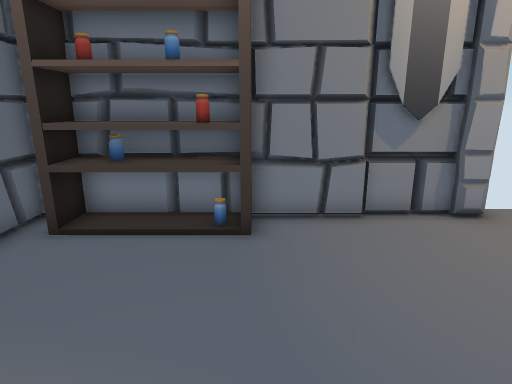
view 1 (above)

16 first-person views from a walk through a 3-D level made in the Unity game engine. The camera is 1.4 m above the floor, tilts 14° down and sees 75° across. Doors are open. The floor is counted in squares, 0.5 m on a side. Each view is taken from the middle of a square. On the plan, view 1 faces up. The plan holds only what a view shows up to about 20 squares ahead; the rest is blank. The place goes on beyond the plan.

view 2
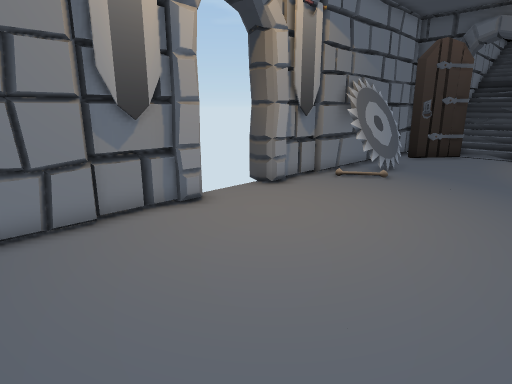

view 3
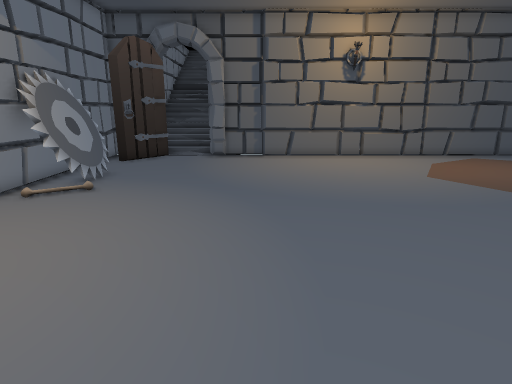

view 4
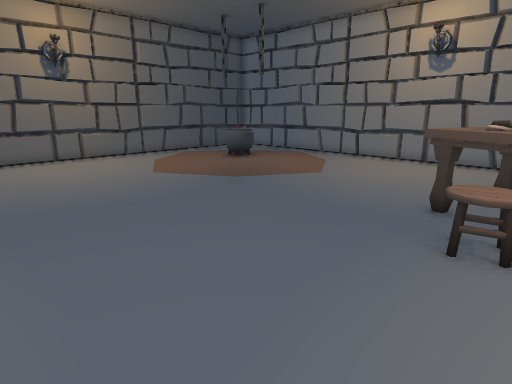

view 5
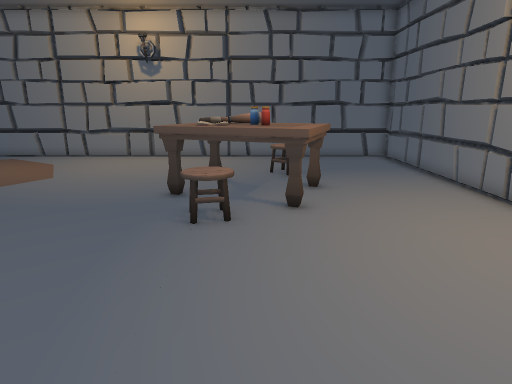

view 6
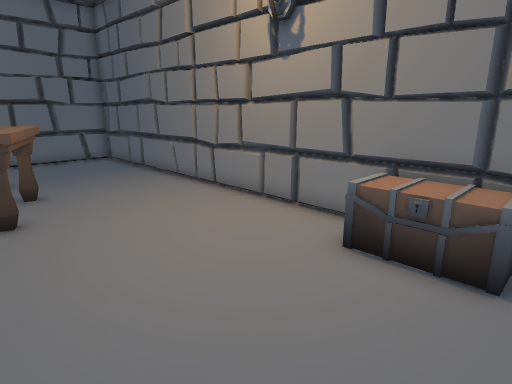

view 7
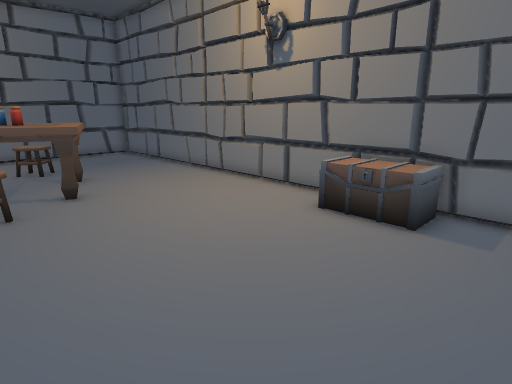

view 8
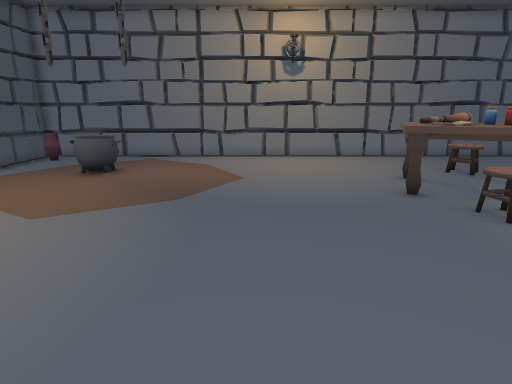

view 9
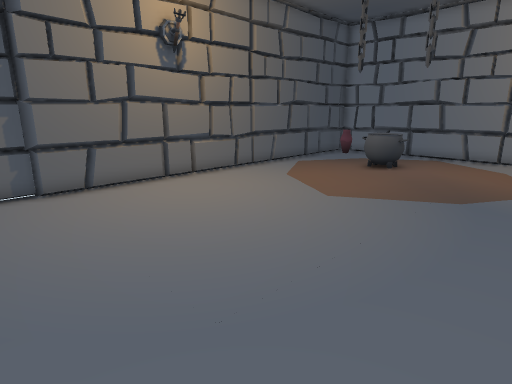

view 10
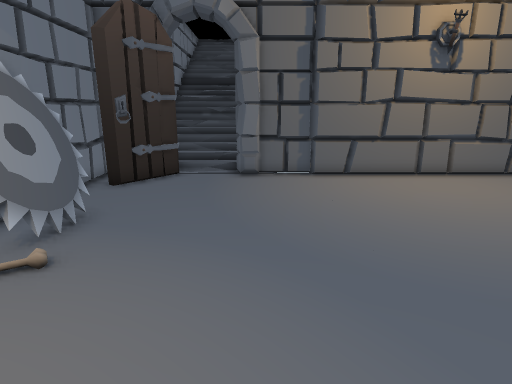

view 11
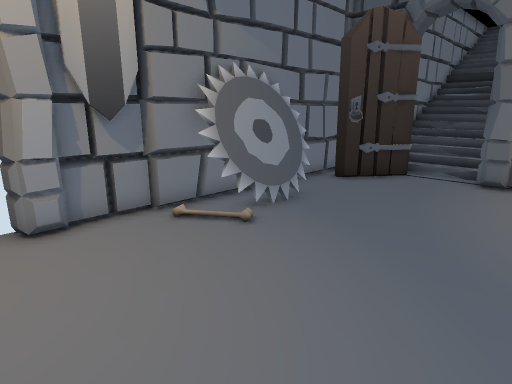

view 12
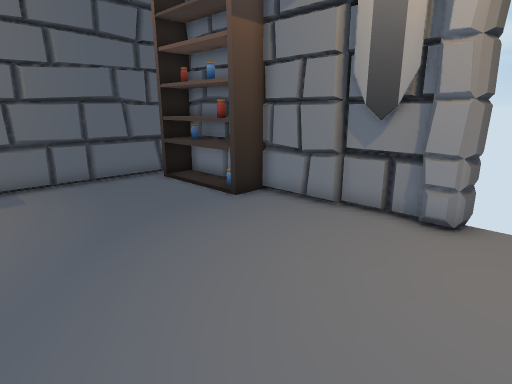

view 13
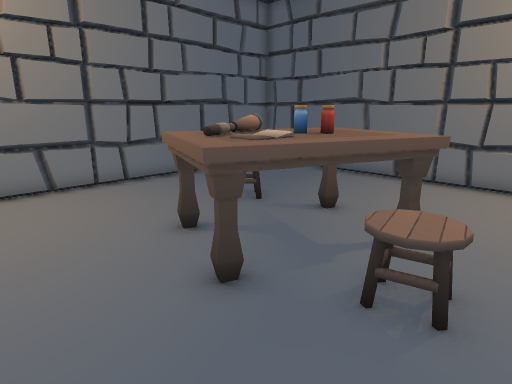

view 14
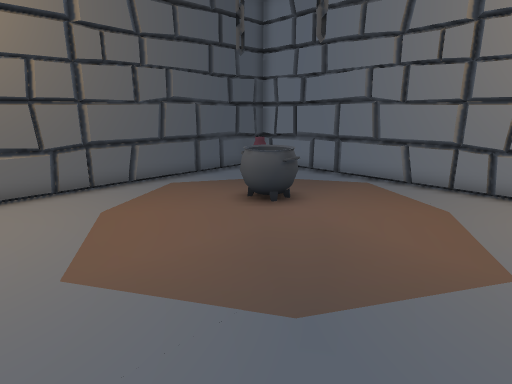

view 15
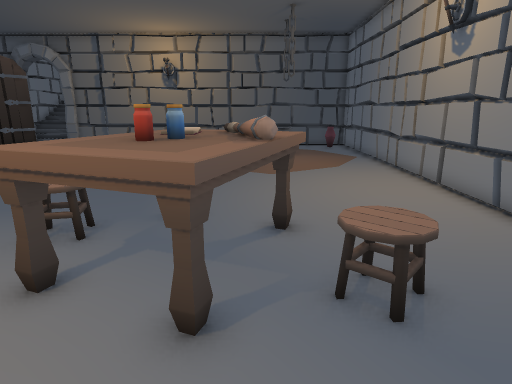

view 16
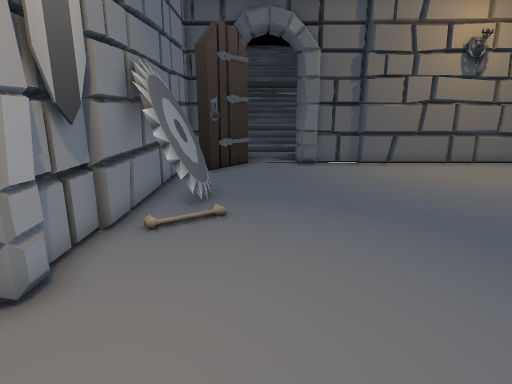

### Floor plan
Points are (right, up) in squares from view 1. A wall is a line through its corners. A room is listed if a view was taken in it or the views show most of it. See-through windows are left out.
Room 1 (views 1, 2, 3, 4, 5, 6, 7, 8, 9, 10, 11, 12, 13, 14, 15, 16)
walls: (9.4, 8.4) (9.3, 8.5); (6.1, 8.4) (5.2, 8.4); (9.4, 8.5) (9.1, 9.1); (10.2, 8.4) (9.3, 8.4); (6.1, 8.5) (6, 8.4); (9.2, 8.6) (9.1, 9.1); (5.3, 8.4) (5.3, 9); (-5.6, -3.1) (-5.9, -3.5); (5.4, 8.7) (2.8, 8.7) (2.6, 8.4) (-0.1, 8.4); (6.3, 9.1) (6.2, 8.4); (4.9, 9.1) (4.7, 8.6); (22.5, -3.5) (22.2, -3.1); (22.5, -7.1) (22.2, -6.8); (2.8, 8.7) (2.7, 8.4); (-5.9, -9.9) (-5.6, -10.3); (22.3, -0.6) (22.5, -0.3); (15.2, 8.4) (12.6, 8.4) (12.4, 8.7) (9.3, 8.7); (22.5, -0.2) (22.5, 1.9); (22.4, 0.9) (22.9, 1.1); (0.3, -18.7) (0.7, -19); (22.3, 1.7) (22.3, 2.8); (-0.4, 8.4) (-4.5, 8.4); (15.9, -18.8) (16.2, -19.1); (22.3, 2.6) (22.5, 2.8) (23, 2.9); (22.3, 2.7) (23, 3); (20.5, 6.6) (20.3, 7.1) (20.2, 7.4); (22.1, 5.6) (21.2, 6.5); (-3.3, -18.7) (-3, -19); (22.5, 5.3) (20.8, 6.4); (-5.6, 6.5) (-5.9, 6.1); (22.5, 5.4) (22, 5.9); (22.6, 5.4) (20.3, 7.1); (-3.7, 8.7) (-4, 8.4); (-5.7, 8.5) (-5.7, -18.8) (22.3, -18.8) (22.3, -0.6) (22.7, -0.3); (22, 8.4) (17.7, 8.4)
low walls: (9.3, 8.5) (9.2, 9.2); (5.2, 8.4) (5.3, 9); (-5.9, -5.2) (-5.8, -7.5); (8.5, -19) (10.6, -18.9); (11.9, -18.7) (12.2, -19.1); (6.3, 9.2) (6.1, 8.5); (5.1, -19.1) (5.4, -18.7); (22.5, -5.1) (22.2, -4.8); (14.3, 8.4) (14, 8.7); (2.3, -18.7) (2.6, -19.1); (1.9, 8.7) (1.6, 8.4); (-5.9, -11.6) (-5.6, -11.9); (14.7, -19.1) (15.1, -18.7); (22.2, -12) (22.5, -11.6); (22.9, 0.6) (22.4, 0.9); (18.2, -19) (20.2, -19)
ways out: open door at (7.5, 9)
objects: other object (-5, -2) to (-4, 0); other object (-4, 7) to (-2, 8); other object (-3, 8); other object (-1, -13) to (5, -8); other object (-1, 7); other object (-1, 8); other object (0, -15) to (1, -13); other object (0, 7); other object (2, -11); other object (2, -10); other object (3, -11) to (4, -10); other object (3, -8) to (4, -7); other object (4, 8) to (4, 9); other object (14, 7) to (18, 8); other object (16, -14) to (18, -13); other object (21, -18) to (21, -17)

Where each view was taken, in squares from view 1:
view 1: 0 up, 0 right, facing up
view 2: 0 up, 0 right, facing up-right
view 3: 0 up, 2 right, facing right
view 4: 0 up, 2 right, facing down-right
view 5: 1 up, 2 right, facing down
view 6: 1 up, 2 right, facing down-left
view 7: 3 up, 4 right, facing down-left
view 8: 1 up, 10 right, facing down
view 9: 2 up, 10 right, facing down-right
view 10: 2 up, 8 right, facing right
view 11: 0 up, 8 right, facing up-right
view 12: 0 up, 8 right, facing up-left
view 13: 6 down, 8 right, facing down-left
view 14: 6 down, 10 right, facing down-right
view 15: 12 down, 4 left, facing right
view 16: 5 up, 5 right, facing right
